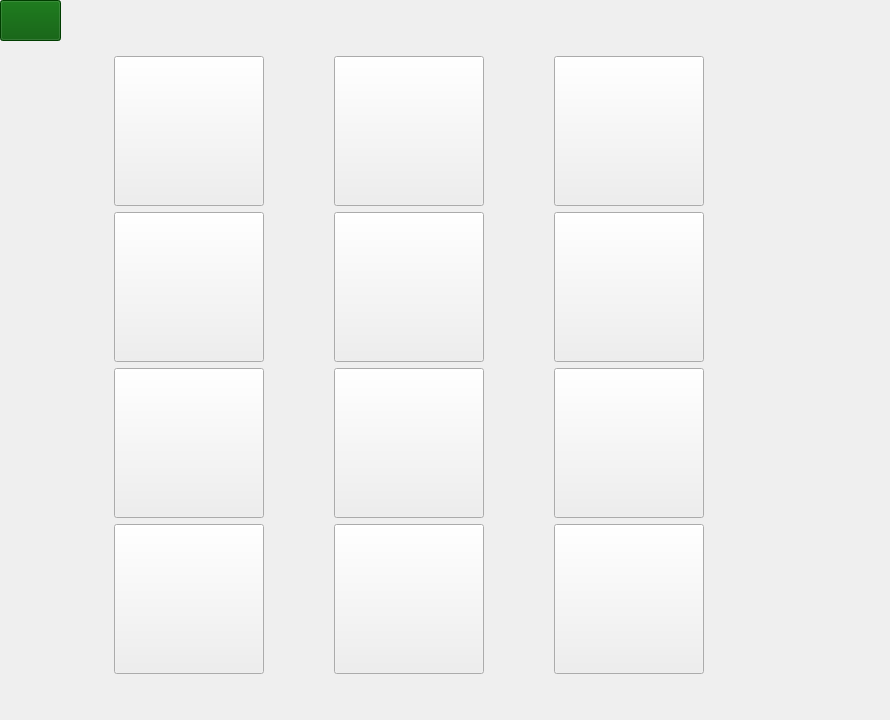
        <widget class="QWidget" name="GalleryGrounded_Page">
         <widget class="QWidget" name="gridLayoutWidget">
          <property name="geometry">
           <rect>
            <x>50</x>
            <y>50</y>
            <width>721</width>
            <height>630</height>
           </rect>
          </property>
          <layout class="QGridLayout" name="gridLayout">
           <property name="topMargin">
            <number>6</number>
           </property>
           <property name="bottomMargin">
            <number>6</number>
           </property>
           <property name="spacing">
            <number>6</number>
           </property>
           <item row="2" column="0">
            <widget class="QPushButton" name="pushButton_14">
             <property name="minimumSize">
              <size>
               <width>150</width>
               <height>150</height>
              </size>
             </property>
             <property name="styleSheet">
              <string notr="true">image: url(:/new/prefix1/agent4.jpg);</string>
             </property>
             <property name="text">
              <string/>
             </property>
            </widget>
           </item>
           <item row="1" column="2">
            <widget class="QPushButton" name="pushButton_13">
             <property name="minimumSize">
              <size>
               <width>150</width>
               <height>150</height>
              </size>
             </property>
             <property name="styleSheet">
              <string notr="true">image: url(:/new/prefix1/agent13.jpg);</string>
             </property>
             <property name="text">
              <string/>
             </property>
            </widget>
           </item>
           <item row="2" column="2">
            <widget class="QPushButton" name="pushButton_16">
             <property name="minimumSize">
              <size>
               <width>150</width>
               <height>150</height>
              </size>
             </property>
             <property name="text">
              <string/>
             </property>
            </widget>
           </item>
           <item row="0" column="1">
            <widget class="QPushButton" name="pushButton_6">
             <property name="sizePolicy">
              <sizepolicy hsizetype="Fixed" vsizetype="Fixed">
               <horstretch>0</horstretch>
               <verstretch>0</verstretch>
              </sizepolicy>
             </property>
             <property name="minimumSize">
              <size>
               <width>150</width>
               <height>150</height>
              </size>
             </property>
             <property name="styleSheet">
              <string notr="true">image: url(:/new/prefix1/agent11.jpg);</string>
             </property>
             <property name="text">
              <string/>
             </property>
            </widget>
           </item>
           <item row="0" column="2">
            <widget class="QPushButton" name="pushButton_7">
             <property name="sizePolicy">
              <sizepolicy hsizetype="Fixed" vsizetype="Fixed">
               <horstretch>0</horstretch>
               <verstretch>0</verstretch>
              </sizepolicy>
             </property>
             <property name="minimumSize">
              <size>
               <width>150</width>
               <height>150</height>
              </size>
             </property>
             <property name="styleSheet">
              <string notr="true">image: url(:/new/prefix1/agent10.jpg);</string>
             </property>
             <property name="text">
              <string/>
             </property>
            </widget>
           </item>
           <item row="0" column="0">
            <widget class="QPushButton" name="pushButton_5">
             <property name="sizePolicy">
              <sizepolicy hsizetype="Fixed" vsizetype="Fixed">
               <horstretch>0</horstretch>
               <verstretch>0</verstretch>
              </sizepolicy>
             </property>
             <property name="minimumSize">
              <size>
               <width>150</width>
               <height>150</height>
              </size>
             </property>
             <property name="styleSheet">
              <string notr="true">image: url(:/new/prefix1/agent1.jpg);</string>
             </property>
             <property name="text">
              <string/>
             </property>
            </widget>
           </item>
           <item row="1" column="0">
            <widget class="QPushButton" name="pushButton_11">
             <property name="sizePolicy">
              <sizepolicy hsizetype="Fixed" vsizetype="Fixed">
               <horstretch>0</horstretch>
               <verstretch>0</verstretch>
              </sizepolicy>
             </property>
             <property name="minimumSize">
              <size>
               <width>150</width>
               <height>150</height>
              </size>
             </property>
             <property name="baseSize">
              <size>
               <width>0</width>
               <height>0</height>
              </size>
             </property>
             <property name="styleSheet">
              <string notr="true">image: url(:/new/prefix1/agent8.jpg);</string>
             </property>
             <property name="text">
              <string/>
             </property>
            </widget>
           </item>
           <item row="2" column="1">
            <widget class="QPushButton" name="pushButton_15">
             <property name="minimumSize">
              <size>
               <width>150</width>
               <height>150</height>
              </size>
             </property>
             <property name="text">
              <string/>
             </property>
            </widget>
           </item>
           <item row="1" column="1">
            <widget class="QPushButton" name="pushButton_12">
             <property name="minimumSize">
              <size>
               <width>150</width>
               <height>150</height>
              </size>
             </property>
             <property name="styleSheet">
              <string notr="true">image: url(:/new/prefix1/agent7.jpg);</string>
             </property>
             <property name="text">
              <string/>
             </property>
            </widget>
           </item>
           <item row="3" column="0">
            <widget class="QPushButton" name="pushButton_17">
             <property name="minimumSize">
              <size>
               <width>150</width>
               <height>150</height>
              </size>
             </property>
             <property name="text">
              <string/>
             </property>
            </widget>
           </item>
           <item row="3" column="1">
            <widget class="QPushButton" name="pushButton_18">
             <property name="minimumSize">
              <size>
               <width>150</width>
               <height>150</height>
              </size>
             </property>
             <property name="text">
              <string/>
             </property>
            </widget>
           </item>
           <item row="3" column="2">
            <widget class="QPushButton" name="pushButton_19">
             <property name="minimumSize">
              <size>
               <width>150</width>
               <height>150</height>
              </size>
             </property>
             <property name="text">
              <string/>
             </property>
            </widget>
           </item>
          </layout>
         </widget>
         <widget class="QLabel" name="BackGround_Label_4">
          <property name="geometry">
           <rect>
            <x>0</x>
            <y>0</y>
            <width>881</width>
            <height>711</height>
           </rect>
          </property>
          <property name="text">
           <string/>
          </property>
          <property name="pixmap">
           <pixmap resource="backg.qrc">:/new/prefix1/Background3.jpg</pixmap>
          </property>
          <property name="scaledContents">
           <bool>true</bool>
          </property>
          <property name="alignment">
           <set>Qt::AlignmentFlag::AlignCenter</set>
          </property>
         </widget>
         <widget class="QPushButton" name="Back_Btn_GroundedGallery">
          <property name="geometry">
           <rect>
            <x>0</x>
            <y>0</y>
            <width>61</width>
            <height>41</height>
           </rect>
          </property>
          <property name="cursor">
           <cursorShape>PointingHandCursor</cursorShape>
          </property>
          <property name="styleSheet">
           <string notr="true">
background-color: rgb(0, 85, 0);</string>
          </property>
          <property name="text">
           <string/>
          </property>
          <property name="icon">
           <iconset theme="QIcon::ThemeIcon::GoPrevious"/>
          </property>
          <property name="iconSize">
           <size>
            <width>35</width>
            <height>35</height>
           </size>
          </property>
         </widget>
         <zorder>BackGround_Label_4</zorder>
         <zorder>gridLayoutWidget</zorder>
         <zorder>Back_Btn_GroundedGallery</zorder>
        </widget>
